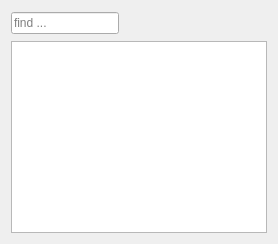
      <widget class="QWidget" name="tab_report">
       <attribute name="icon">
        <iconset>
         <normaloff>icons/report.png</normaloff>icons/report.png</iconset>
       </attribute>
       <attribute name="title">
        <string>Report</string>
       </attribute>
       <layout class="QGridLayout" name="gridLayout_2">
        <item row="0" column="0">
         <layout class="QHBoxLayout" name="horizontalLayout_3">
          <item>
           <widget class="QLineEdit" name="lineEdit_find">
            <property name="maximumSize">
             <size>
              <width>120</width>
              <height>16777215</height>
             </size>
            </property>
            <property name="placeholderText">
             <string>find ...</string>
            </property>
            <property name="clearButtonEnabled">
             <bool>true</bool>
            </property>
           </widget>
          </item>
          <item>
           <widget class="QToolButton" name="Button_search">
            <property name="toolTip">
             <string>Find next</string>
            </property>
            <property name="text">
             <string/>
            </property>
            <property name="icon">
             <iconset>
              <normaloff>icons/find_next.png</normaloff>icons/find_next.png</iconset>
            </property>
            <property name="autoRaise">
             <bool>true</bool>
            </property>
           </widget>
          </item>
          <item>
           <spacer name="horizontalSpacer_2">
            <property name="orientation">
             <enum>Qt::Horizontal</enum>
            </property>
            <property name="sizeHint" stdset="0">
             <size>
              <width>40</width>
              <height>20</height>
             </size>
            </property>
           </spacer>
          </item>
          <item>
           <widget class="QToolButton" name="Button_cp2clipboard_image_report">
            <property name="minimumSize">
             <size>
              <width>24</width>
              <height>24</height>
             </size>
            </property>
            <property name="maximumSize">
             <size>
              <width>24</width>
              <height>24</height>
             </size>
            </property>
            <property name="toolTip">
             <string>Copy image to clipboard</string>
            </property>
            <property name="text">
             <string/>
            </property>
            <property name="icon">
             <iconset>
              <normaloff>icons/clipboard.png</normaloff>icons/clipboard.png</iconset>
            </property>
            <property name="autoRaise">
             <bool>true</bool>
            </property>
           </widget>
          </item>
          <item>
           <widget class="QToolButton" name="save_report_Button">
            <property name="minimumSize">
             <size>
              <width>24</width>
              <height>24</height>
             </size>
            </property>
            <property name="maximumSize">
             <size>
              <width>24</width>
              <height>24</height>
             </size>
            </property>
            <property name="text">
             <string/>
            </property>
            <property name="icon">
             <iconset>
              <normaloff>icons/save.png</normaloff>icons/save.png</iconset>
            </property>
            <property name="autoRaise">
             <bool>true</bool>
            </property>
           </widget>
          </item>
         </layout>
        </item>
        <item row="1" column="0">
         <widget class="QTextEdit" name="reportEdit">
          <property name="readOnly">
           <bool>true</bool>
          </property>
         </widget>
        </item>
       </layout>
      </widget>
